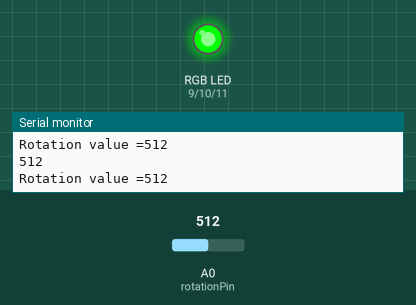
The sketch below on a simulated Arduino Uno, built with avr-gcc and run on an emulated ATmega328P. Parts: an RGB LED mixed from three pins (HIGH = lit), the last lines printed to the serial monitor. The inputs (shaded band) are chosen by the test bench; at power-on: A0 (rotationPin) = 512.

Above: at 1.4 s.
1.5 s: A0 (rotationPin) set to 460
3.1 s: A0 (rotationPin) set to 441
At 4.1 s:
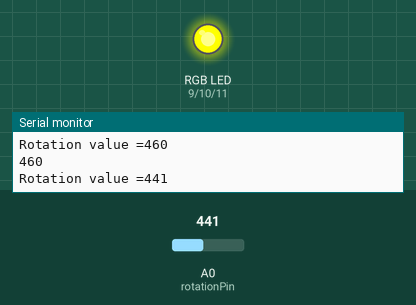
4.9 s: A0 (rotationPin) set to 311
6.8 s: A0 (rotationPin) set to 288
At 8.0 s:
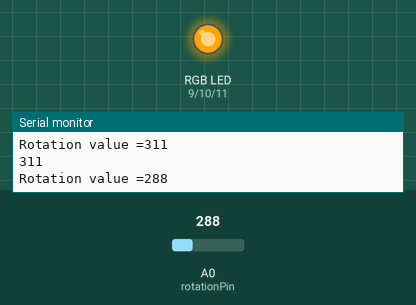
8.8 s: A0 (rotationPin) set to 156
10.3 s: A0 (rotationPin) set to 141
At 12.3 s:
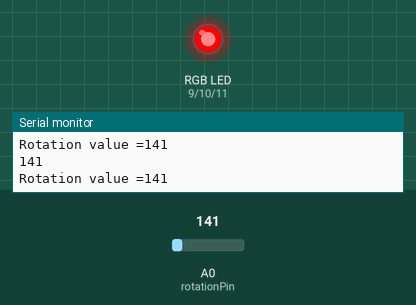
Timing chart, 0 to 13.6 s (numbered marks = the images above; inputs shaded):
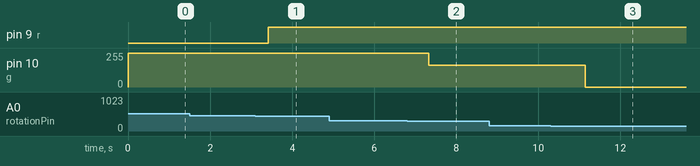

The sketch:

lab_3_level_31.ino
```cpp
// lab 3
// level 2
// NAME : Pranav Bhavsar
// date : 2023-01-26

int rotationPin = A0; // The rotation sensor is plugged into pin A0 of the Arduino.
int value = 0;        // Used to store data from sensor.
int r = 9;            // red
int g = 10;           // green
int b = 11;           // blue
void setup()
{                       // The Setup function runs once.
Serial.begin(9600); // This will enable the Arduino to send data to the Serial
// monitor.

pinMode(rotationPin, INPUT);
pinMode(r, OUTPUT);
pinMode(g, OUTPUT);
pinMode(b, OUTPUT);

}
void loop()
{ // The loop function runs forever.
value = analogRead(rotationPin);
int dd = (1023 - value) + 150; // Read the value from the light sensor and store it in the lightData variable.
Serial.print("Rotation value =");
Serial.println(value); // Print the data to the serial port.
//	There are 7 marks on the potentiometer.
// Maximum value of reading 1023/7 = 148(APPROXIMATELY)
// For red
if (value >= 0 && value < 150)//Conditional statement
{
analogWrite(r, 255);
analogWrite(g, 0);
analogWrite(b, 0);
delay(dd);
Serial.println(value);
}
else if (value >= 150 && value < 300) // For orange
{
analogWrite(r, 255);
analogWrite(g, 165);
analogWrite(b, 0);
delay(dd);
Serial.println(value);
}
else if (value >= 300 && value < 450) // For yellow
{
analogWrite(r, 255);
analogWrite(g, 255);
analogWrite(b, 0);
delay(dd);
Serial.println(value);
}
else if (value >= 450 && value < 600) // For green
{
analogWrite(r, 0);
analogWrite(g, 255);
analogWrite(b, 0);
delay(dd);
Serial.println(value);
}
else if (value >= 600 && value < 750) // For blue
{
analogWrite(r, 0);
analogWrite(g, 0);
analogWrite(b, 255);
delay(dd);
Serial.println(value);
}
else if (value >= 750 && value < 900) // For purple
{
analogWrite(r, 160);
analogWrite(g, 32);
analogWrite(b, 240);
delay(dd);
Serial.println(value);
}
else if (value >= 900 && value <1023) // For indigo
{
analogWrite(r, 75);
analogWrite(g, 0);
analogWrite(b, 130);
delay(dd);
Serial.println(value);
    }
}
```

Measured:
- the behaviour switches between 450 and 449 on A0 (rotationPin) (found by bisection; images 0 and 1)
- the behaviour switches between 300 and 299 on A0 (rotationPin) (found by bisection; images 1 and 2)
- the behaviour switches between 150 and 149 on A0 (rotationPin) (found by bisection; images 2 and 3)
- after the input at 3.1 s, pin 9 (r): LOW → HIGH after 0.31 s
- after the input at 6.8 s, pin 10 (g): 255/255 → 165/255 after 0.54 s
- after the input at 10.3 s, pin 10 (g): 165/255 → 0/255 after 0.84 s
